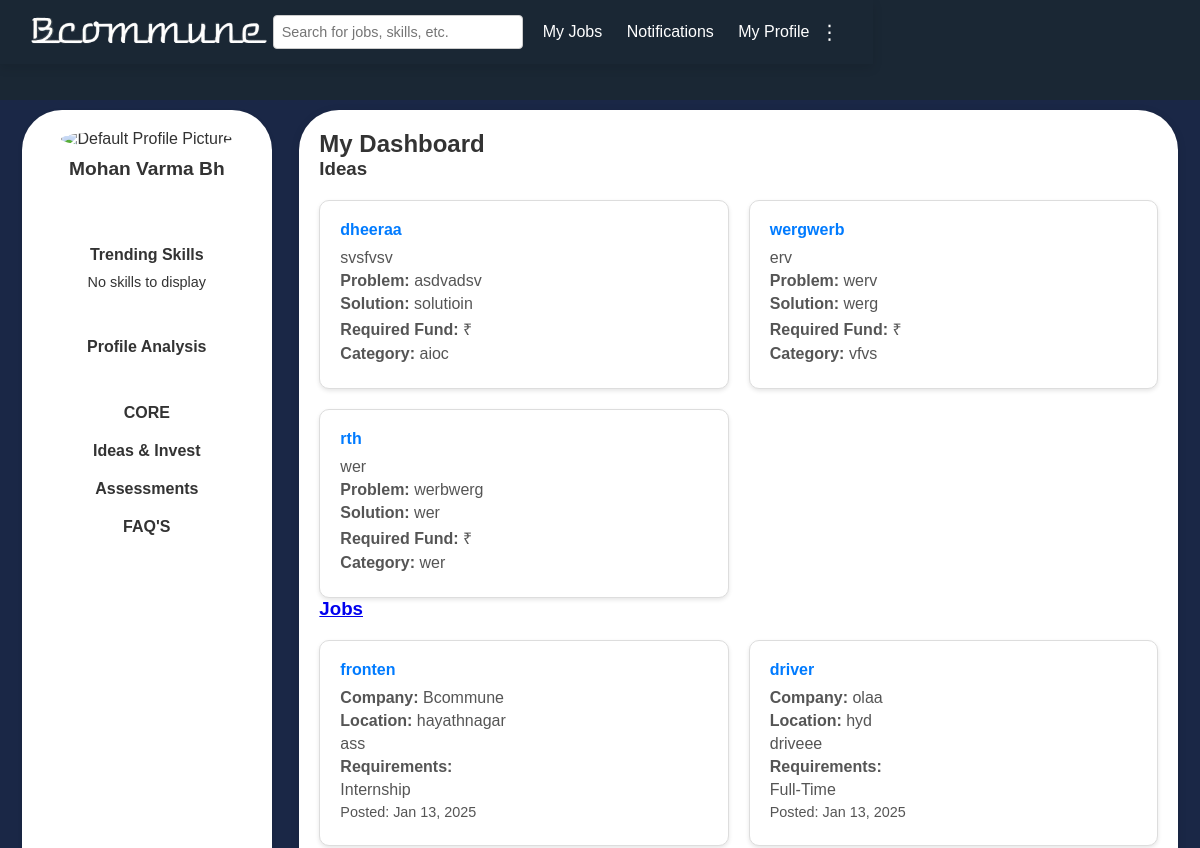
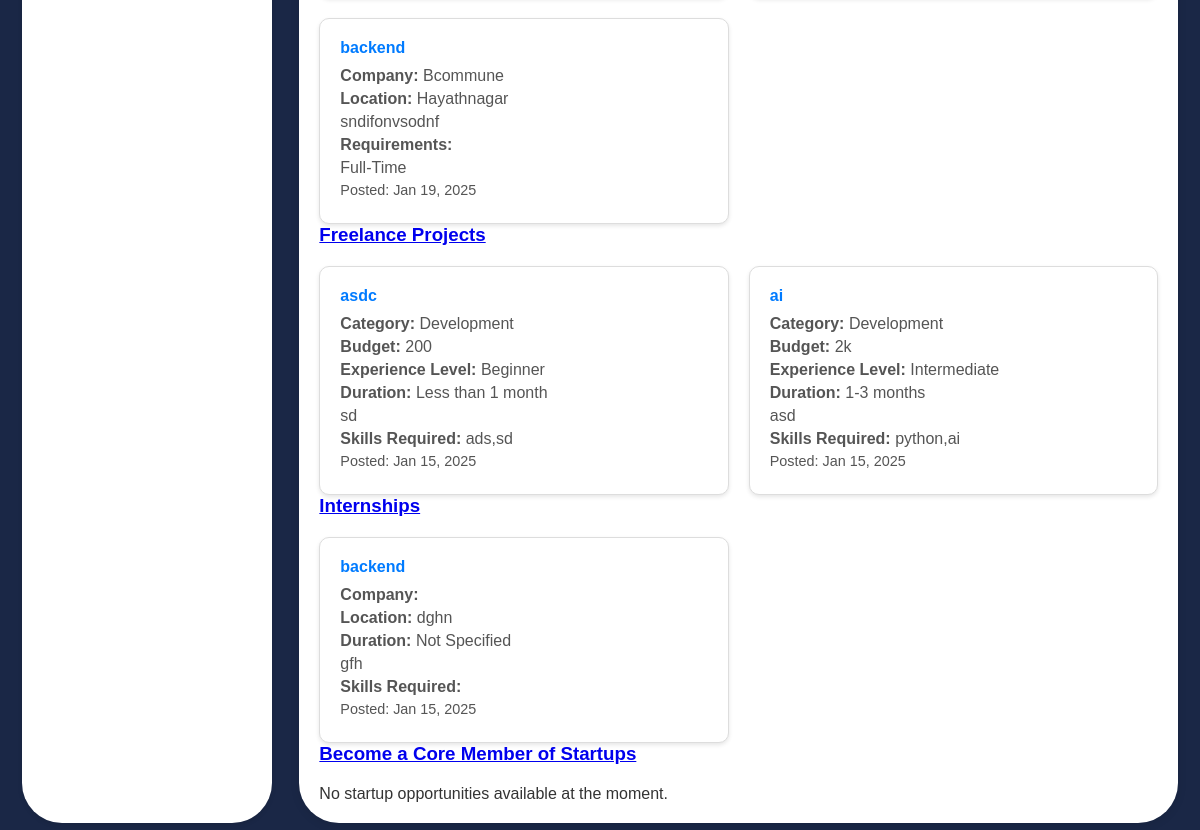
The app's page /individual/dashboard/ (signed in), older data (2 pictures, top to bottom).
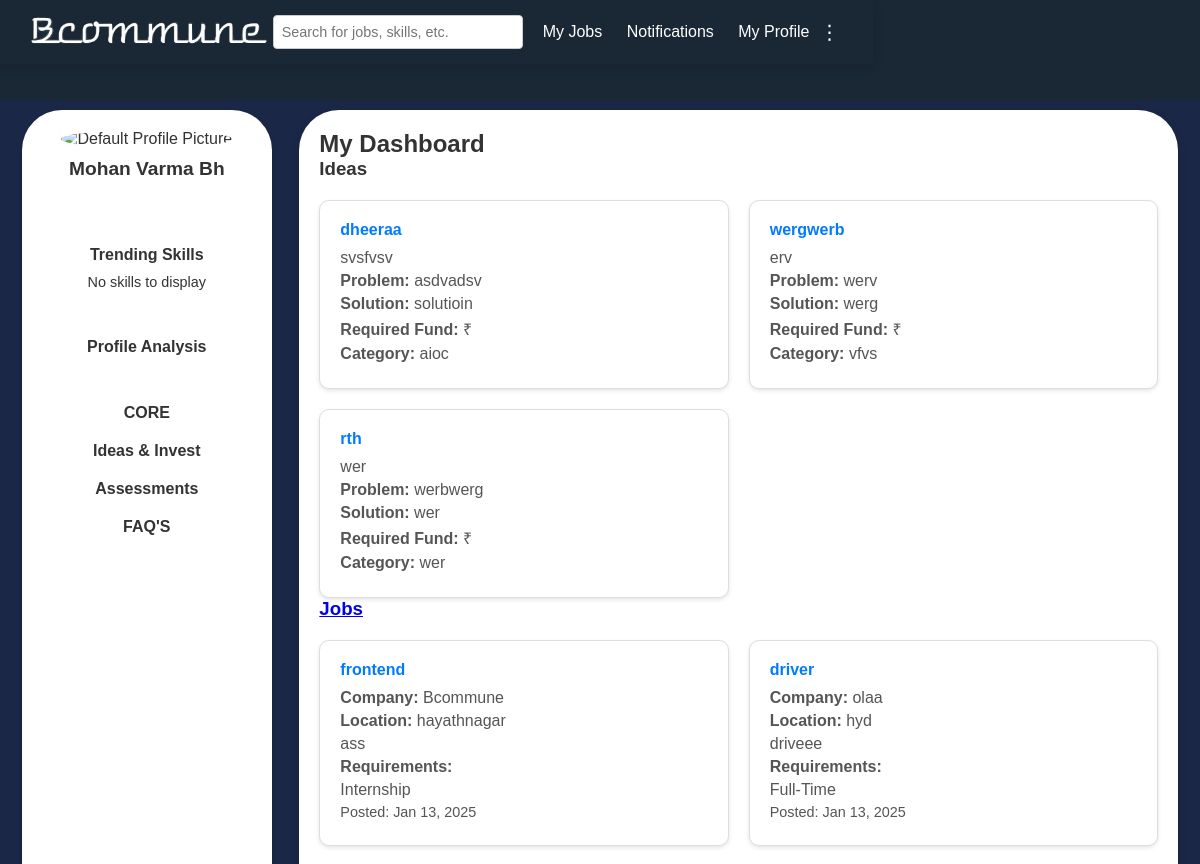
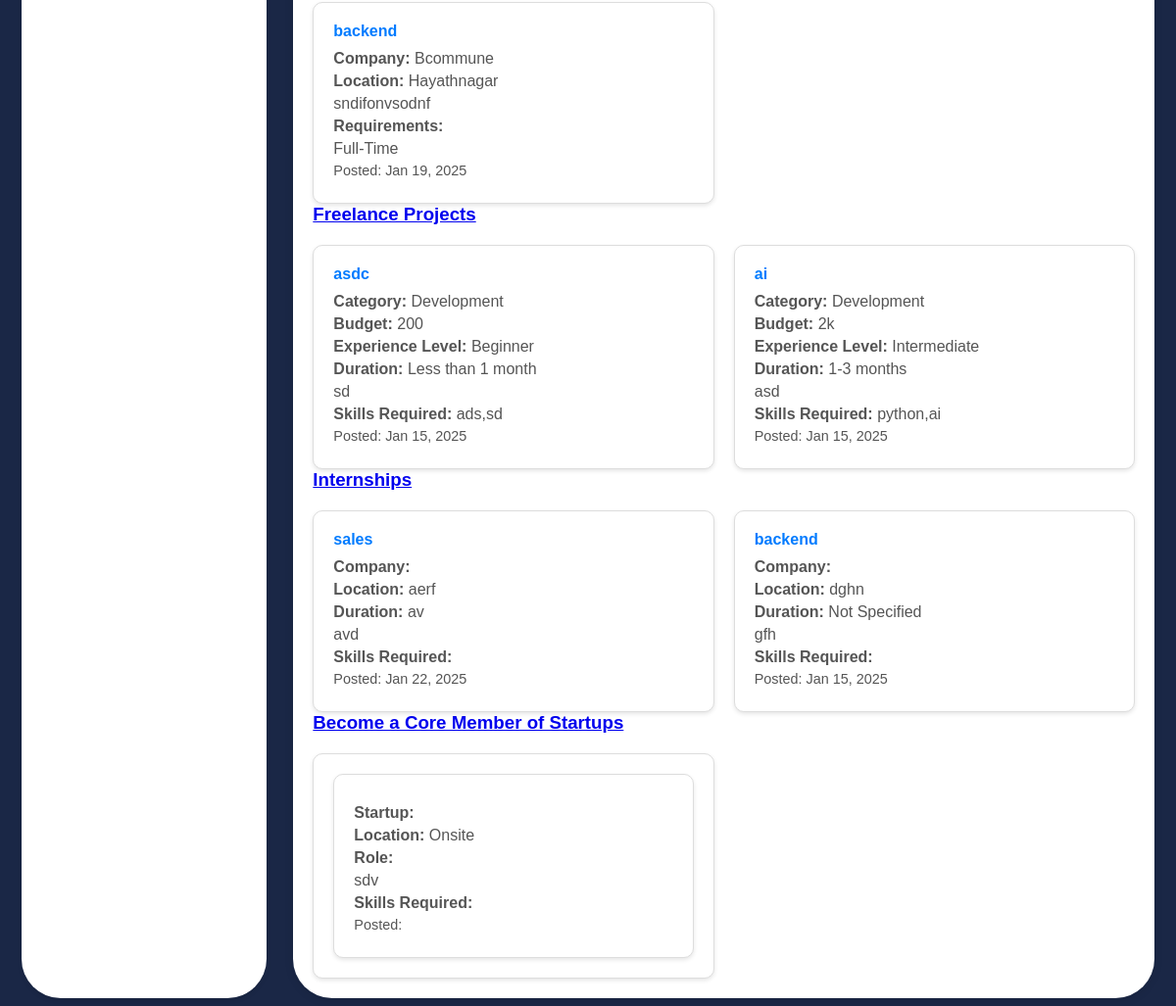
The same page, newer data (2 pictures, top to bottom).
### users/models.py (models this page shows, shortened)
class Idea(models.Model):
    title = models.CharField(max_length=200)
    patent_number = models.CharField(max_length=100, blank=True, null=True)
    brief_description = models.TextField()
    application_number = models.CharField(max_length=100, blank=True, null=True)
    problem_statement = models.TextField()
    solution = models.TextField()
    visibility = models.CharField(max_length=10, choices=[('public', 'Public'), ('private', 'Private')])
    details = models.TextField(blank=True, null=True)
    fund = models.DecimalField(max_digits=10, decimal_places=2, blank=True, null=True)
    category = models.CharField(max_length=100)
    photo = models.ImageField(upload_to='idea_photos/', blank=True, null=True)
    video = models.FileField(upload_to='idea_videos/', blank=True, null=True)
    team_info = models.TextField(blank=True, null=True)
    created_at = models.DateTimeField(auto_now_add=True)
    email = models.EmailField(null=True, blank=True)

class Job(models.Model):
    title = models.CharField(max_length=200)
    company = models.CharField(max_length=200)
    company_user = models.ForeignKey(get_user_model(), on_delete=models.CASCADE)
    location = models.CharField(max_length=200)
    description = models.TextField()
    requirements = models.CharField(max_length=200)
    salary = models.CharField(max_length=200, default="Not Specified")
    posted_date = models.DateTimeField(default=timezone.now)
    required_skills = models.TextField(help_text="Enter required skills separated by commas", default='')
    min_experience = models.PositiveIntegerField(default=0)
    required_qualification = models.CharField(max_length=50, default='bachelor',choices=[
        ('bachelor', 'Bachelors'),
        ('master', 'Masters'),
        ('phd', 'PhD'),
        ('diploma', 'Diploma'),
    ])

class FreelanceProject(models.Model):
    CATEGORY_CHOICES = [
        ('Development', 'Development'),
        ('Design', 'Design'),
        ('Marketing', 'Marketing'),
        ('Writing', 'Writing'),
        ('Data Entry', 'Data Entry'),
        ('Other', 'Other'),
    ]
    EXPERIENCE_LEVEL_CHOICES = [
        ('Beginner', 'Beginner'),
        ('Intermediate', 'Intermediate'),
        ('Expert', 'Expert'),
    ]
    PAYMENT_TERMS_CHOICES = [
        ('Milestone-based', 'Milestone-based'),
        ('Hourly', 'Hourly'),
        ('Fixed-price', 'Fixed-price'),
    ]
    DURATION_CHOICES = [
        ('Less than 1 month', 'Less than 1 month'),
        ('1-3 months', '1-3 months'),
    ]
    title = models.CharField(max_length=200)
    category = models.CharField(max_length=50, choices=CATEGORY_CHOICES)
    description = models.TextField()
    skills_required = models.TextField()  # Store as comma-separated values
    duration = models.CharField(max_length=50, choices=DURATION_CHOICES)
    budget = models.CharField(max_length=50)
    payment_terms = models.CharField(max_length=50, choices=PAYMENT_TERMS_CHOICES)
    experience_level = models.CharField(max_length=50, choices=EXPERIENCE_LEVEL_CHOICES)
    location_preference = models.CharField(max_length=200, blank=True, null=True)
    language_requirements = models.CharField(max_length=200, blank=True, null=True)
    attachments = models.FileField(upload_to='attachments/', blank=True, null=True)
    company_name = models.CharField(max_length=200)
    company_description = models.TextField()
    point_of_contact_name = models.CharField(max_length=100)
    point_of_contact_email = models.EmailField()
    point_of_contact_phone = models.CharField(max_length=15)
    user = models.ForeignKey(settings.AUTH_USER_MODEL, on_delete=models.CASCADE)
    created_at = models.DateTimeField(auto_now_add=True)

class Internship(models.Model):
    title = models.CharField(max_length=200)
    company = models.CharField(max_length=200)
    company_user = models.ForeignKey(get_user_model(), on_delete=models.CASCADE)
    location = models.CharField(max_length=200)
    description = models.TextField()
    requirements = models.CharField(max_length=200)  # or TextField()
    salary = models.CharField(max_length=200, default="Not Specified")
    duration = models.CharField(max_length=100, default="Not Specified")
    posted_date = models.DateTimeField(default=timezone.now)

class CoreOpportunity(models.Model):
    OPPORTUNITY_TYPES = [
        ('Co-Founder Role', 'Co-Founder Role'),
        ('Advisor', 'Advisor'),
        ('Investor Partnership', 'Investor Partnership'),
        ('Team Member', 'Team Member'),
        ('Other', 'Other'),
    ]
    COMPENSATION_TYPES = [
        ('Equity-Based', 'Equity-Based'),
        ('Paid Opportunity', 'Paid Opportunity'),
        ('Other', 'Other'),
    ]
    STAGE_TYPES = [
        ('Idea', 'Idea'),
        ('Building', 'Building'),
        ('MVP', 'MVP'),
        ('Funded', 'Funded'),
    ]
    LOCATION_TYPES = [
        ('Remote', 'Remote'),
        ('Hybrid', 'Hybrid'),
        ('Onsite', 'Onsite'),
    ]
    COMMITMENT_TYPES = [
        ('Full-Time', 'Full-Time'),
        ('Part-Time', 'Part-Time'),
        ('Intern', 'Intern'),
    ]
    opportunity_title = models.CharField(max_length=200)
    role_details = models.TextField()
    responsibilities = models.TextField()
    key_objectives = models.TextField()
    expertise = models.CharField(max_length=200)
    benefits = models.TextField()
    opportunity_type = models.CharField(max_length=50, choices=OPPORTUNITY_TYPES)
    industry = models.CharField(max_length=100)
    description = models.TextField()
    stage = models.CharField(max_length=50, choices=STAGE_TYPES)
    company_mission = models.TextField()
    requirements = models.CharField(max_length=200)
    compensation = models.CharField(max_length=50, choices=COMPENSATION_TYPES)
    user = models.ForeignKey(settings.AUTH_USER_MODEL, on_delete=models.CASCADE, null=True, blank=True)
    equity_percentage = models.FloatField(null=True, blank=True)
    other_compensation = models.CharField(max_length=200, null=True, blank=True)
    salary = models.CharField(max_length=100, null=True, blank=True)
    experience = models.CharField(max_length=100, null=True, blank=True)
    location = models.CharField(max_length=50, choices=LOCATION_TYPES, null=True, blank=True)
    location_details = models.CharField(max_length=200, null=True, blank=True)
    commitment = models.CharField(max_length=50, choices=COMMITMENT_TYPES)
    future_plans = models.TextField()
    terms = models.BooleanField(default=False)
    nda = models.BooleanField(default=False)

### users/views.py (the view)
# urls.py: path('individual/dashboard/', views.individual_dashboard, name='individual_dashboard'),
@login_required
def individual_dashboard(request):
    if request.user.user_type != 'individual':
        return redirect('individual_login')
    ideas = Idea.objects.exclude(email=request.user.email).order_by('-created_at')[:3]
    other_opportunities = CoreOpportunity.objects.exclude(user=request.user).exclude(user__isnull=True)
    jobs = Job.objects.all().order_by('-posted_date').order_by('posted_date')[:3]
    freelance_projects = FreelanceProject.objects.all().order_by('-created_at')[:3]
    recent_internships = Internship.objects.all().order_by('-posted_date')[:3]
    return render(
        request,
        'individual_dashboard.html',
        {
            'ideas': ideas,
            'jobs': jobs,
            'freelance_projects': freelance_projects,
            'recent_internships':recent_internships,
            'other_opportunities':other_opportunities,
        }
    )

### users/templates/individual_dashboard.html (shortened to what the changed rows need)
{% load static %}
<!DOCTYPE html>
<html lang="en">
<head>
    <link rel="stylesheet" href="{% static 'css/common.css'%}">
</head>
<body>
    <div class="main-container">
        {% include 'sidebar.html' %}
        <div class="content">
            <h2>My Dashboard</h2>
            <section id="ideas">
                <div class="cards-container">
                    {% for idea in ideas %}
                        <div class="card">
                            <h4>{{ idea.title }}</h4>
                            <p>{{ idea.brief_description }}</p>
                            <p><strong>Problem:</strong> {{ idea.problem_statement }}</p>
                            <p><strong>Solution:</strong> {{ idea.solution }}</p>
                            <p><strong>Required Fund:</strong> ₹{{ idea.fund_required }}</p>
                            <p><strong>Category:</strong> {{ idea.category }}</p>
                        </div>
                    {% empty %}
                        <p>No ideas submitted yet.</p>
                    {% endfor %}
                </div>
            </section>
            <section id="jobs">
                <div class="cards-container">
                    {% for job in jobs %}
                        <div class="card" onclick="window.location.href='{% url 'individual_alljobs' %}?job_id={{ job.id }}';" style="cursor: pointer;">
                            <h4>{{ job.title }}</h4>
                            <p><strong>Company:</strong> {{ job.company }}</p>
                            <p><strong>Location:</strong> {{ job.location }}</p>
                            <p>{{ job.description }}</p>
                            <p><strong>Requirements:</strong></p>
                            <p>{{ job.requirements }}</p>
                            <p class="posted-date">Posted: {{ job.posted_date|date:'M d, Y' }}</p>
                        </div>
                    {% empty %}
                        <p>No jobs available at the moment.</p>
                    {% endfor %}
                </div>
            </section>
            <section id="freelance-projects">
                <div class="cards-container">
                    {% for project in freelance_projects %}
                        <div class="card" onclick="window.location.href='{% url 'all_freelance_projects' %}?project_id={{ project.id }}';" style="cursor: pointer;">
                            <h4>{{ project.title }}</h4>
                            <p><strong>Category:</strong> {{ project.category }}</p>
                            <p><strong>Budget:</strong> {{ project.budget }}</p>
                            <p><strong>Experience Level:</strong> {{ project.experience_level }}</p>
                            <p><strong>Duration:</strong> {{ project.duration }}</p>
                            <p>{{ project.description|truncatewords:20 }}</p>
                            <p><strong>Skills Required:</strong> {{ project.skills_required }}</p>
                            <p class="posted-date">Posted: {{ project.created_at|date:"M d, Y" }}</p>
                        </div>
                    {% empty %}
                        <p>No freelance projects available at the moment.</p>
                    {% endfor %}
                </div>
            </section>
            <section id="internships">
                <div class="cards-container">
                    {% for internship in recent_internships %}
                        <div class="card" onclick="window.location.href='{% url 'all_internships' %}?internship_id={{ internship.id }}';" style="cursor: pointer;">
                            <h4>{{ internship.title }}</h4>
                            <p><strong>Company:</strong> {{ internship.company.name }}</p>
                            <p><strong>Location:</strong> {{ internship.location }}</p>
                            <p><strong>Duration:</strong> {{ internship.duration }}</p>
                            <p>{{ internship.description|truncatewords:20 }}</p>
                            <p><strong>Skills Required:</strong> {{ internship.skills_required }}</p>
                            <p class="posted-date">Posted: {{ internship.posted_date|date:"M d, Y" }}</p>
                        </div>
                    {% empty %}
                        <p>No internships available at the moment.</p>
                    {% endfor %}
                </div>
            </section>
            <section id="startups">
                <div class="cards-container">
                    {% for opportunity in other_opportunities %}
                        <div class="card" onclick="window.location.href='{% url 'core' %}?opportunity_id={{ opportunity.id }}';" style="cursor: pointer;">
                        <div class="card">
                            <p><strong>Startup:</strong> {{ opportunity.startup_name }}</p>
                            <p><strong>Location:</strong> {{ opportunity.location }}</p>
                            <p><strong>Role:</strong> {{ opportunity.role }}</p>
                            <p>{{ opportunity.description|truncatewords:20 }}</p>
                            <p><strong>Skills Required:</strong> {{ opportunity.skills_required }}</p>
                            <p class="posted-date">Posted: {{ opportunity.posted_date|date:"M d, Y" }}</p>
                        </div>
                    {% empty %}
                        <p>No startup opportunities available at the moment.</p>
                    {% endfor %}
                </div>
            </section>
        </div>
    </div>
</body>
</html>

Row changes from the older to the newer data that the page shows:
changed Job "hayathnagar": title "fronten" → "frontend"
added Internship: title "sales", location "aerf", duration "av", description "avd", posted_date "Jan 22, 2025"
added CoreOpportunity: location "Onsite", description "sdv"
Text that changed along with them:
text no longer shown: "No startup opportunities available at the moment."
